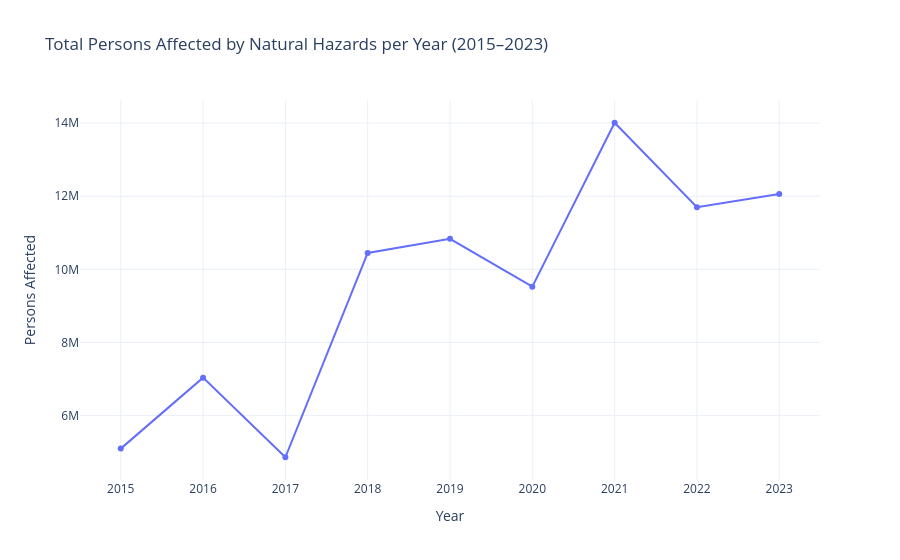

This figure's notebook cell:
### Code cell
# Chart 1: Total persons affected per year
line_fig = px.line(
    yearly_totals,
    x="year",
    y="persons_affected",
    markers=True,
    title="Total Persons Affected by Natural Hazards per Year (2015–2023)",
    labels={
        "persons_affected": "Persons Affected",
        "year": "Year",
    },
)
line_fig.update_layout(template="plotly_white")
line_path = save_chart_html(line_fig, "total_persons_per_year.html")
line_fig

### Figure 1 — Plotly figure (JSON) as saved in the notebook; plotly's stock layout.template omitted (floating-point values rounded to 4 significant figures)
{"data": [{"hovertemplate": "Year=%{x}<br>Persons Affected=%{y}<extra></extra>", "legendgroup": "", "line": {"color": "#636efa", "dash": "solid"}, "marker": {"symbol": "circle"}, "mode": "lines+markers", "name": "", "orientation": "v", "showlegend": false, "type": "scatter", "x": [2015, 2016, 2017, 2018, 2019, 2020, 2021, 2022, 2023], "xaxis": "x", "y": [5096031, 7037858, 4859997, 10449293, 10835560, 9527305, 14009977, 11700593, 12063875], "yaxis": "y"}], "layout": {"legend": {"tracegroupgap": 0}, "title": {"text": "Total Persons Affected by Natural Hazards per Year (2015–2023)"}, "xaxis": {"anchor": "y", "domain": [0, 1], "title": {"text": "Year"}}, "yaxis": {"anchor": "x", "domain": [0, 1], "title": {"text": "Persons Affected"}}}}
